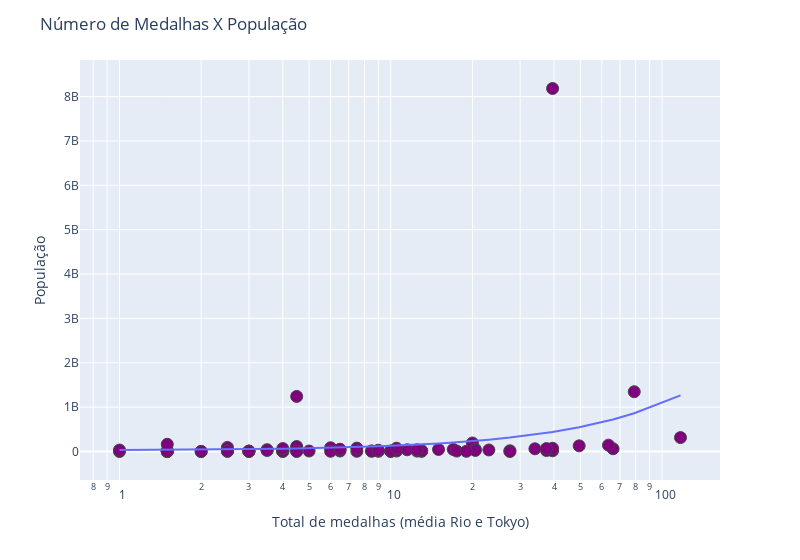

The cell this chart's notebook holds for it:
### Code cell
fig = px.scatter(df, x = 'Total de medalhas', y = 'População', hover_name = "Países", log_x = True, size_max = 90, width = 800, trendline='ols')
fig.update_traces(marker = dict(size = 12, line = dict(width=1), color = '#800080'), selector = dict(mode = 'markers'))
fig.update_layout(title = 'Número de Medalhas X População')
fig.update_xaxes(title = 'Total de medalhas (média Rio e Tokyo)')
fig.update_yaxes(title = 'População')
fig.show()

### Figure 1 — Plotly figure (JSON) as saved in the notebook; plotly's stock layout.template omitted (floating-point values rounded to 4 significant figures)
{"data": [{"hovertemplate": "<b>%{hovertext}</b><br><br>Total de medalhas=%{x}<br>População=%{y}<extra></extra>", "hovertext": ["Argentina", "Armenia", "Australia", "Austria", "Azerbaijan", "Belgium", "Bulgaria", "Bahrain", "Bahamas", "Brazil", "Canada", "Switzerland", "China", "Ivory Coast", "Colombia", "Cuba", "Czech Republic", "East Germany", "Germany", "West Germany", "Denmark", "Dominican Republic", "Egypt", "Spain", "Estonia", "Ethiopia", "Finland", "Fiji", "France", "United Kingdom", "Georgia", "Greece", "Grenada", "Croatia", "Hungary", "India", "Ireland", "Iran", "Israel", "Italy", "Jamaica", "Jordan", "Japan", "Kazakhstan", "Kenya", "South Korea", "North Korea", "Lithuania", "Morocco", "Mexico", "Mongolia", "Malaysia", "Nigeria", "Netherlands", "Netherlands Antilles", "Norway", "New Zealand", "Philippines", "Poland", "Portugal", "Qatar", "Romania", "Russia", "Serbia", "Serbia and Montenegro", "Slovakia", "Slovenia", "Sweden", "Thailand", "Tunisia", "Turkey", "Ukraine", "United States of America", "Uzbekistan", "Venezuela", "South Africa"], "legendgroup": "", "marker": {"color": "#800080", "line": {"width": 1}, "size": 12, "symbol": "circle"}, "mode": "markers", "name": "", "orientation": "v", "showlegend": false, "type": "scatter", "x": [3.5, 4, 37.5, 4, 12.5, 6.5, 4.5, 1.5, 2, 20, 23, 10, 79, 1.5, 6.5, 13, 10.5, 39.5, 39.5, 39.5, 13, 3, 4.5, 17, 1.5, 6, 1.5, 1.5, 37.5, 66, 7.5, 5, 1, 9, 17.5, 4.5, 3, 7.5, 3, 34, 10, 1.5, 49.5, 13, 11.5, 20.5, 20.5, 2.5, 1, 4.5, 3, 3.5, 1.5, 27.5, 27.5, 6, 19, 2.5, 12.5, 2.5, 2, 4, 63.5, 8.5, 8.5, 4, 4.5, 10, 4, 2.5, 10.5, 15, 117, 9, 3.5, 6.5], "xaxis": "x", "y": [40117096, 3268500, 22880619, 8452835, 9111100, 10951266, 7364570, 1234571, 353658, 192376496, 34771400, 7870100, 1347350000, 21395000, 46475000, 11241161, 10610947, 16111000, 8183020000, 72562666, 5580516, 9378818, 81927000, 46196278, 1318005, 84320987, 5407040, 868, 65350000, 62262000, 4469200, 10787690, 110821, 4290612, 9962000, 1241491960, 4588252, 76309000, 7859300, 60776531, 2705827, 6289800, 127650000, 16718000, 38610097, 48580000, 24052231, 3192800, 32526800, 112336538, 2736800, 28334135, 162471000, 16731770, 227049, 5005700, 4432620, 92337852, 38501000, 10561614, 1699435, 19042936, 143056383, 7120666, 10832545, 5445324, 2057540, 9490683, 65479453, 10673800, 74724269, 45644419, 313382000, 29123400, 27150095, 50586757], "yaxis": "y"}, {"hovertemplate": "<b>OLS trendline</b><br>População = 1.0653e+07 * Total de medalhas + 2.03501e+07<br>R<sup>2</sup>=0.049820<br><br>Total de medalhas=%{x}<br>População=%{y} <b>(trend)</b><extra></extra>", "legendgroup": "", "marker": {"color": "#636efa", "symbol": "circle"}, "mode": "lines", "name": "", "showlegend": false, "type": "scatter", "x": [1, 1, 1.5, 1.5, 1.5, 1.5, 1.5, 1.5, 1.5, 2, 2, 2.5, 2.5, 2.5, 2.5, 3, 3, 3, 3, 3.5, 3.5, 3.5, 4, 4, 4, 4, 4, 4.5, 4.5, 4.5, 4.5, 4.5, 5, 6, 6, 6.5, 6.5, 6.5, 7.5, 7.5, 8.5, 8.5, 9, 9, 10, 10, 10, 10.5, 10.5, 11.5, 12.5, 12.5, 13, 13, 13, 15, 17, 17.5, 19, 20, 20.5, 20.5, 23, 27.5, 27.5, 34, 37.5, 37.5, 39.5, 39.5, 39.5, 49.5, 63.5, 66, 79, 117], "xaxis": "x", "y": [31000000.0, 31000000.0, 36330000.0, 36330000.0, 36330000.0, 36330000.0, 36330000.0, 36330000.0, 36330000.0, 41660000.0, 41660000.0, 46980000.0, 46980000.0, 46980000.0, 46980000.0, 52310000.0, 52310000.0, 52310000.0, 52310000.0, 57640000.0, 57640000.0, 57640000.0, 62960000.0, 62960000.0, 62960000.0, 62960000.0, 62960000.0, 68290000.0, 68290000.0, 68290000.0, 68290000.0, 68290000.0, 73620000.0, 84270000.0, 84270000.0, 89590000.0, 89590000.0, 89590000.0, 100200000.0, 100200000.0, 110900000.0, 110900000.0, 116200000.0, 116200000.0, 126900000.0, 126900000.0, 126900000.0, 132200000.0, 132200000.0, 142900000.0, 153500000.0, 153500000.0, 158800000.0, 158800000.0, 158800000.0, 180100000.0, 201500000.0, 206800000.0, 222800000.0, 233400000.0, 238700000.0, 238700000.0, 265400000.0, 313300000.0, 313300000.0, 382600000.0, 419800000.0, 419800000.0, 441100000.0, 441100000.0, 441100000.0, 547700000.0, 696800000.0, 723500000.0, 861900000.0, 1267000000.0], "yaxis": "y"}], "layout": {"legend": {"tracegroupgap": 0}, "margin": {"t": 60}, "title": {"text": "Número de Medalhas X População"}, "width": 800, "xaxis": {"anchor": "y", "domain": [0, 1], "title": {"text": "Total de medalhas (média Rio e Tokyo)"}, "type": "log"}, "yaxis": {"anchor": "x", "domain": [0, 1], "title": {"text": "População"}}}}
